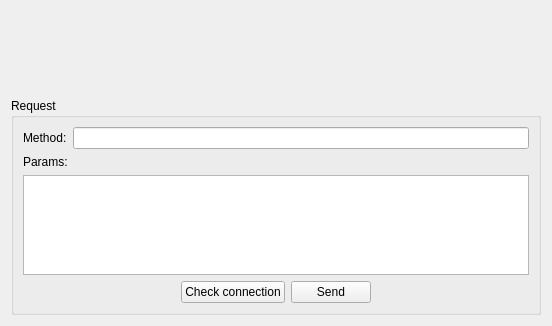
<?xml version="1.0" encoding="UTF-8"?>
<ui version="4.0">
 <class>VMTDNodeProtocolHandlerForm</class>
 <widget class="QWidget" name="VMTDNodeProtocolHandlerForm">
  <property name="geometry">
   <rect>
    <x>0</x>
    <y>0</y>
    <width>552</width>
    <height>326</height>
   </rect>
  </property>
  <property name="windowTitle">
   <string>Form</string>
  </property>
  <layout class="QVBoxLayout" name="verticalLayout_2">
   <item>
    <widget class="QWidget" name="wProtocolHandler" native="true">
     <property name="sizePolicy">
      <sizepolicy hsizetype="Preferred" vsizetype="Preferred">
       <horstretch>1</horstretch>
       <verstretch>1</verstretch>
      </sizepolicy>
     </property>
     <layout class="QVBoxLayout" name="verticalLayout_3">
      <property name="spacing">
       <number>0</number>
      </property>
      <property name="leftMargin">
       <number>0</number>
      </property>
      <property name="topMargin">
       <number>0</number>
      </property>
      <property name="rightMargin">
       <number>0</number>
      </property>
      <property name="bottomMargin">
       <number>0</number>
      </property>
     </layout>
    </widget>
   </item>
   <item>
    <widget class="QGroupBox" name="gbRequest">
     <property name="title">
      <string>Request</string>
     </property>
     <layout class="QVBoxLayout" name="verticalLayout">
      <item>
       <layout class="QHBoxLayout" name="hl_1">
        <item>
         <widget class="QLabel" name="_4">
          <property name="text">
           <string>Method:</string>
          </property>
         </widget>
        </item>
        <item>
         <widget class="QLineEdit" name="leMethod"/>
        </item>
       </layout>
      </item>
      <item>
       <widget class="QLabel" name="_5">
        <property name="text">
         <string>Params:</string>
        </property>
       </widget>
      </item>
      <item>
       <widget class="QPlainTextEdit" name="pteParams">
        <property name="maximumSize">
         <size>
          <width>16777215</width>
          <height>100</height>
         </size>
        </property>
       </widget>
      </item>
      <item>
       <layout class="QHBoxLayout" name="_1">
        <item>
         <spacer name="_3">
          <property name="orientation">
           <enum>Qt::Horizontal</enum>
          </property>
          <property name="sizeHint" stdset="0">
           <size>
            <width>40</width>
            <height>20</height>
           </size>
          </property>
         </spacer>
        </item>
        <item>
         <widget class="QPushButton" name="pbCheckConnection">
          <property name="text">
           <string>Check connection</string>
          </property>
         </widget>
        </item>
        <item>
         <widget class="QPushButton" name="pbSend">
          <property name="text">
           <string>Send</string>
          </property>
         </widget>
        </item>
        <item>
         <spacer name="_2">
          <property name="orientation">
           <enum>Qt::Horizontal</enum>
          </property>
          <property name="sizeHint" stdset="0">
           <size>
            <width>40</width>
            <height>20</height>
           </size>
          </property>
         </spacer>
        </item>
       </layout>
      </item>
     </layout>
    </widget>
   </item>
  </layout>
 </widget>
 <resources/>
 <connections/>
</ui>
